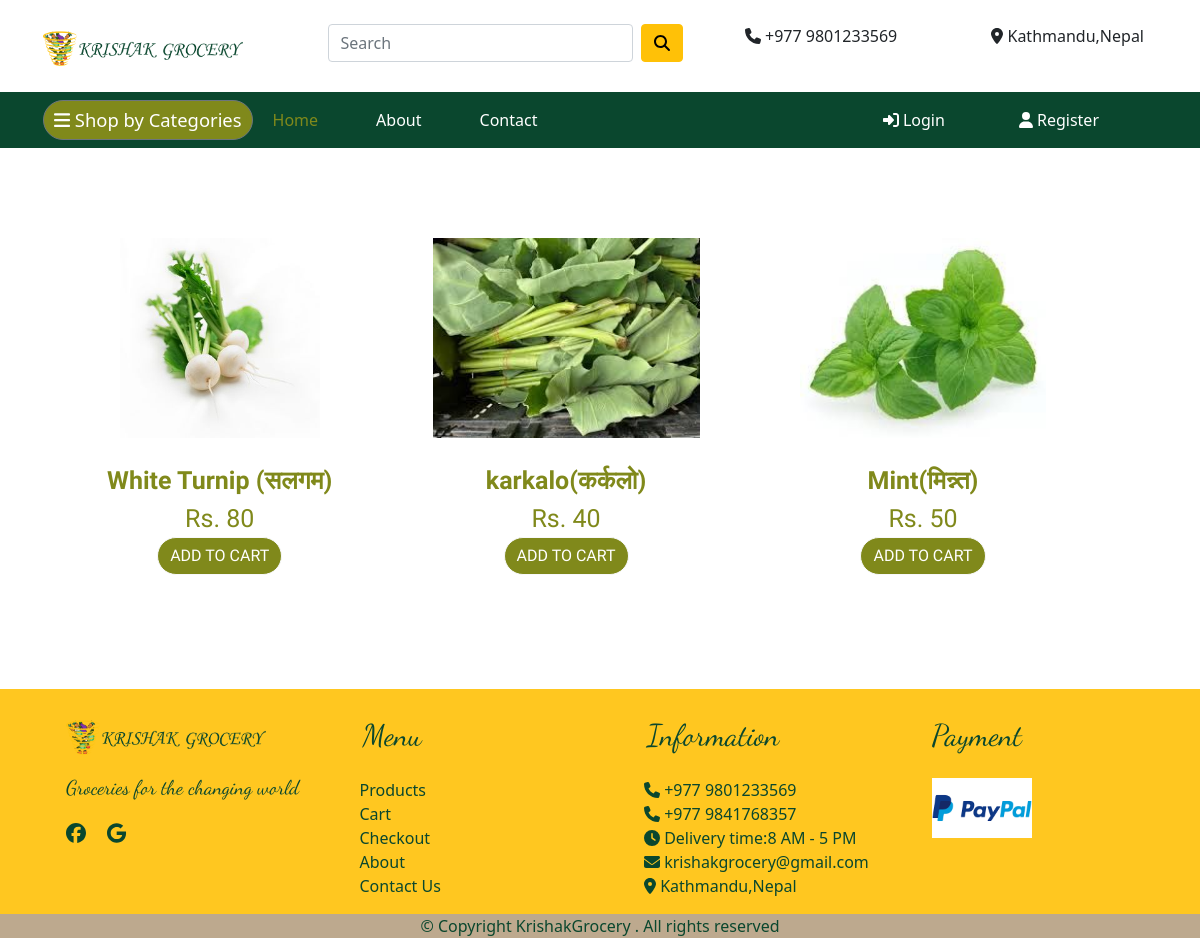
/leafyherbs/, run on an earlier commit of the app's database.
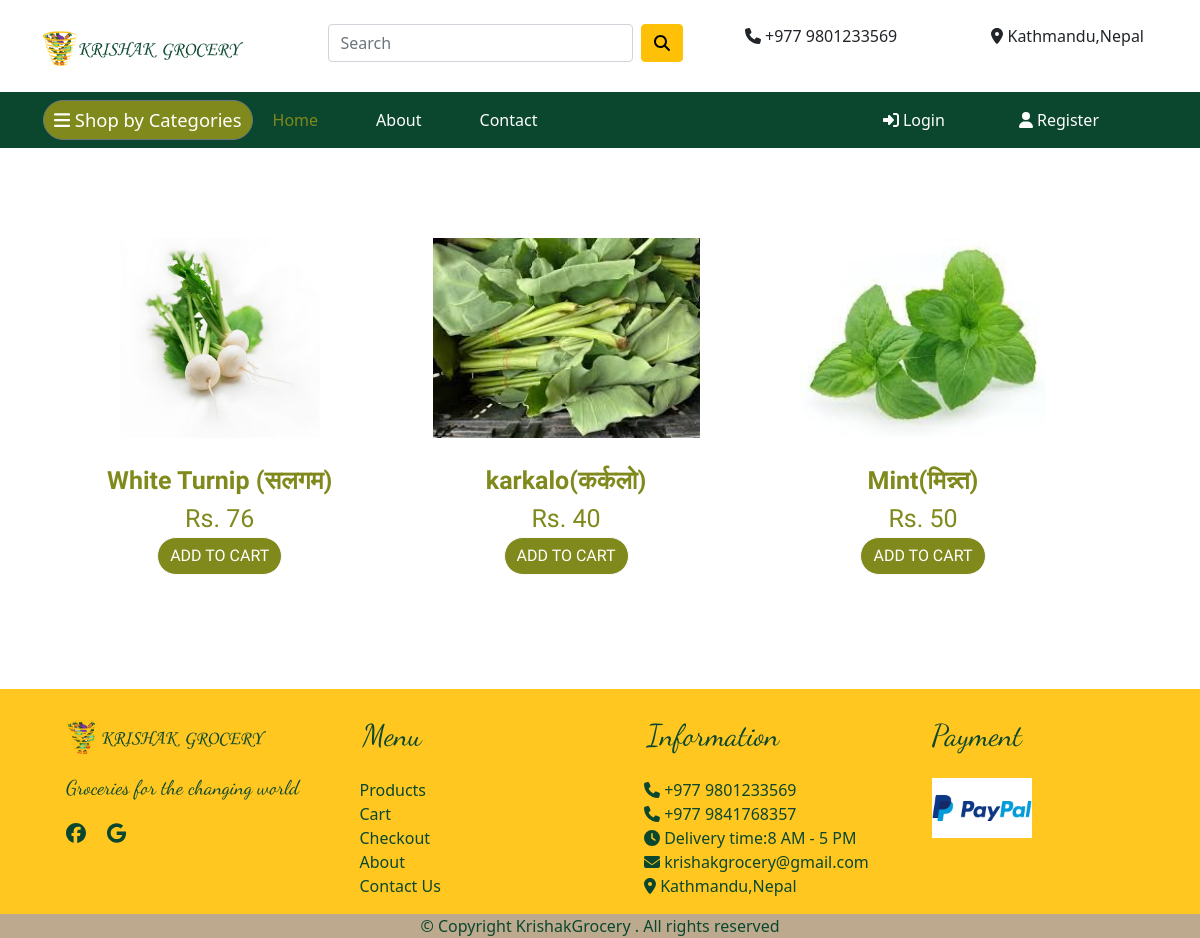
And on a later commit of the database.
### app/models.py (models this page shows, shortened)
class Product(models.Model):
    title = models.CharField(max_length=100)
    selling_price = models.IntegerField()
    category = models.CharField(choices=CATEGORY_CHOICES, max_length=2)
    product_image = models.ImageField(upload_to='productimg')

### app/views.py (the view)
# urls.py: path('leafyherbs/', views.leafyherbs, name='leafyherbs'),
def leafyherbs(request):
    leafyherbs= Product.objects.filter(category='LH')
    return render(request, 'app/leafyherbs.html',{'leafyherbs':leafyherbs})

### app/templates/app/leafyherbs.html (shortened to what this page needs)
{% extends 'app/base.html' %}
{% load static %}
{% block main-content %}
<div class="container pt-5 pb-5">
    <div class="mx-3">
{% for lh in leafyherbs %}
   <a href="{% url 'product-detail' lh.id %}" class="btn hoverzoom">
     <div class="item" id="leafy">
       <img src="{{lh.product_image.url}}" alt="" height="200px">
       <br>
       <br>
       <span class="fw-bold textwrap">{{lh.title}}</span>
       <br>
       <span class="fs-5">Rs. {{lh.selling_price}}</span>
    <div class="box-element product pb-4">
      <button class="btn btn-light add-btn">ADD TO CART</button>
    </div>
  </div>
</a>
   {% endfor %}
</div>
</div>
{% endblock main-content %}

What changed in the data, as far as the page shows it:
changed Product "White Turnip (सलगम)": selling_price "80" → "76"
